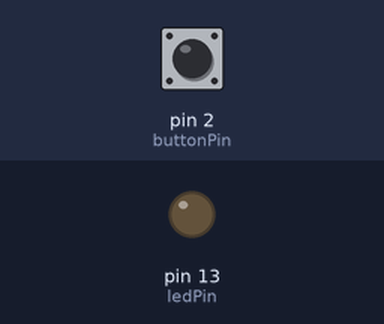
The sketch below on a simulated Arduino Uno, built with avr-gcc and run on an emulated ATmega328P. Shown: output pins drawn as LEDs (lit = HIGH). The inputs (shaded band) are chosen by the test bench; at power-on: pin 2 (buttonPin) LOW.

Above: at 1.2 s.
1.3 s: pin 2 (buttonPin) pulled HIGH for 0.15 s
At 1.9 s:
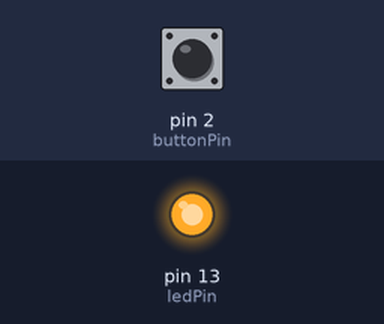
2.9 s: pin 2 (buttonPin) pulled HIGH for 1 s
At 4.3 s:
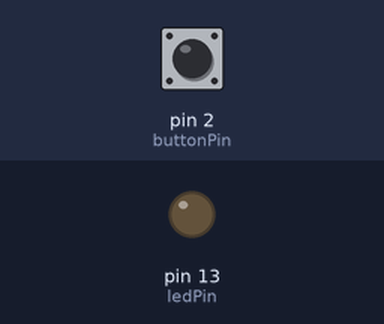
5.4 s: pin 2 (buttonPin) pulled HIGH for 3.2 s
At 6.3 s:
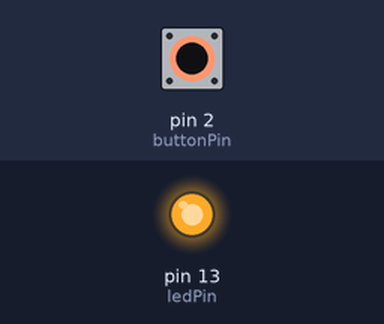
Timing chart, 0 to 8.4 s (numbered marks = the images above; inputs shaded):
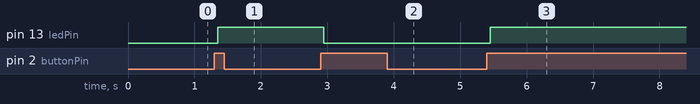

Measured:
- after the input at 1.3 s, pin 13 (ledPin): LOW → HIGH after 0.05 s
- after the input at 2.9 s, pin 13 (ledPin): HIGH → LOW after 0.05 s
- after the input at 5.4 s, pin 13 (ledPin): LOW → HIGH after 0.05 s

The sketch:

Arduino-Interruptor.ino
```cpp
const int buttonPin = 2;
const int ledPin = 13;

int ledState = LOW;
int buttonState;
int lastButtonState = LOW;

unsigned long lastDebounceTime = 0;
unsigned long debounceDelay = 50;

void setup() {
  pinMode(buttonPin, INPUT);
  pinMode(ledPin, OUTPUT);
  digitalWrite(ledPin, ledState);
}

void loop() {

  int reading = digitalRead(buttonPin);
  if (reading != lastButtonState) {
    lastDebounceTime = millis();
  }

  if ((millis() - lastDebounceTime) > debounceDelay) {
    if (reading != buttonState) {
      buttonState = reading;
      if (buttonState == HIGH) {
        ledState = !ledState;

        //digitalWrite(ledPin, ledState);

        if(ledState==HIGH)
        {
         digitalWrite(ledPin, HIGH);          //en todo este bloque se usa ledState como un interruptor
        }
        else
        {
        digitalWrite(ledPin, LOW);
        }

      }
    }
  }

  lastButtonState = reading;
}
```
